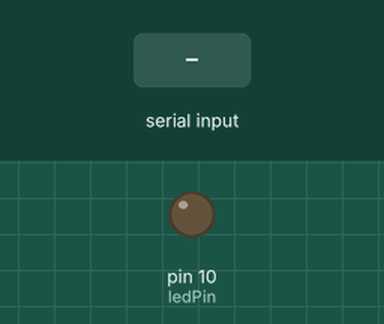
Simulated run of this sketch. Board: Arduino Uno, built with avr-gcc and run on an emulated ATmega328P. Shown: output pins drawn as LEDs (lit = HIGH). The test bench sets the inputs (shaded band).

Above: at 1.2 s.
1.3 s: "1" received over Serial
At 2.0 s:
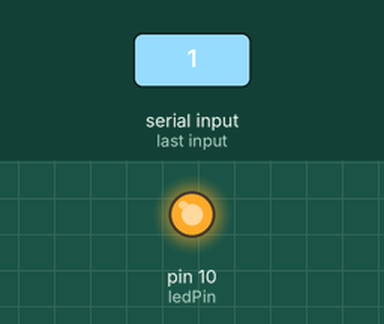
2.8 s: "0" received over Serial
At 3.2 s:
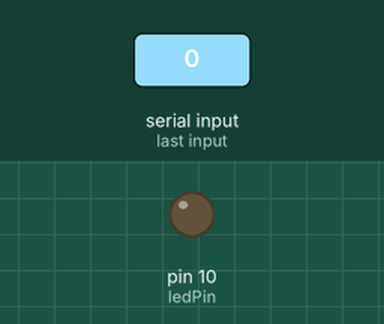
Timing chart, 0 to 5.8 s (numbered marks = the images above; inputs shaded):
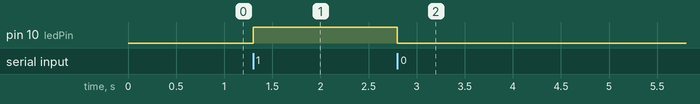

The sketch:

uart2.ino
```cpp
int ledPin=10;
char data;
void setup()
{
  pinMode(ledPin, OUTPUT);
  Serial.begin(9600);
}

void loop()
{
  if(Serial.available())
  {
    data = Serial.read();
    if (data == '1')
    {
      digitalWrite (ledPin,HIGH);
    }
    else if(data == '0')
    {
      digitalWrite (ledPin,LOW);
    }
  }
}
```

Measured:
- after the input at 1.3 s, pin 10 (ledPin): LOW → HIGH at once
- after the input at 2.8 s, pin 10 (ledPin): HIGH → LOW at once
